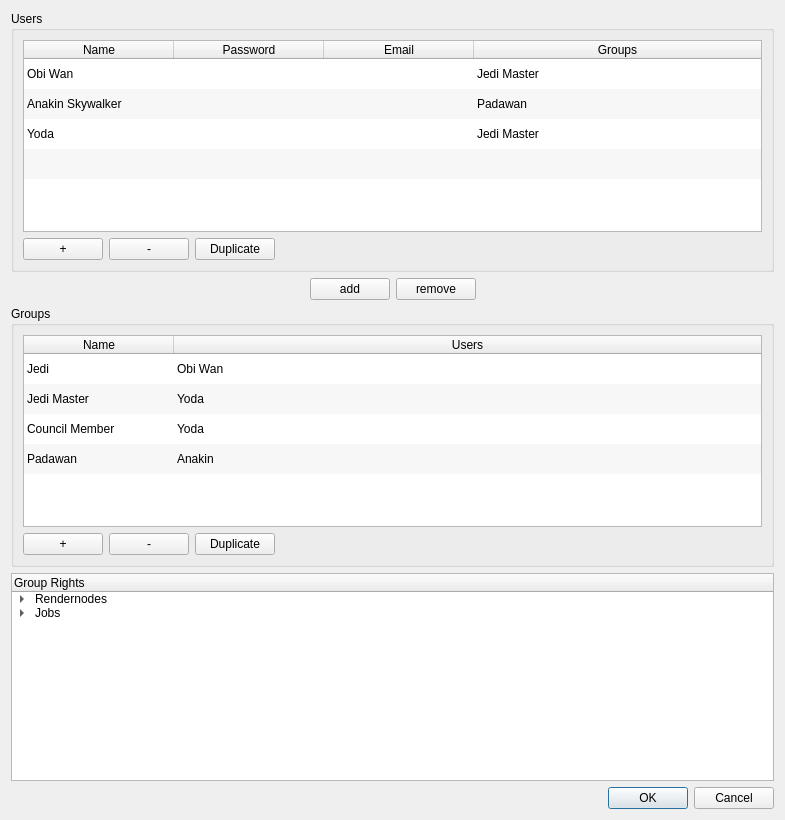
<?xml version="1.0" encoding="UTF-8"?>
<ui version="4.0">
 <class>Dialog</class>
 <widget class="QDialog" name="Dialog">
  <property name="geometry">
   <rect>
    <x>0</x>
    <y>0</y>
    <width>785</width>
    <height>820</height>
   </rect>
  </property>
  <property name="windowTitle">
   <string>Dialog</string>
  </property>
  <layout class="QVBoxLayout" name="verticalLayout_3">
   <item>
    <widget class="QGroupBox" name="groupBox">
     <property name="title">
      <string>Users</string>
     </property>
     <layout class="QVBoxLayout" name="verticalLayout">
      <item>
       <widget class="QTableWidget" name="tableWidget">
        <property name="alternatingRowColors">
         <bool>true</bool>
        </property>
        <property name="selectionBehavior">
         <enum>QAbstractItemView::SelectRows</enum>
        </property>
        <property name="showGrid">
         <bool>false</bool>
        </property>
        <attribute name="horizontalHeaderDefaultSectionSize">
         <number>150</number>
        </attribute>
        <attribute name="horizontalHeaderStretchLastSection">
         <bool>true</bool>
        </attribute>
        <attribute name="verticalHeaderVisible">
         <bool>false</bool>
        </attribute>
        <row>
         <property name="text">
          <string/>
         </property>
        </row>
        <row>
         <property name="text">
          <string/>
         </property>
        </row>
        <row>
         <property name="text">
          <string/>
         </property>
        </row>
        <row>
         <property name="text">
          <string/>
         </property>
        </row>
        <column>
         <property name="text">
          <string>Name</string>
         </property>
        </column>
        <column>
         <property name="text">
          <string>Password</string>
         </property>
        </column>
        <column>
         <property name="text">
          <string>Email</string>
         </property>
        </column>
        <column>
         <property name="text">
          <string>Groups</string>
         </property>
        </column>
        <item row="0" column="0">
         <property name="text">
          <string>Obi Wan</string>
         </property>
        </item>
        <item row="0" column="3">
         <property name="text">
          <string>Jedi Master</string>
         </property>
        </item>
        <item row="1" column="0">
         <property name="text">
          <string>Anakin Skywalker</string>
         </property>
        </item>
        <item row="1" column="3">
         <property name="text">
          <string>Padawan</string>
         </property>
        </item>
        <item row="2" column="0">
         <property name="text">
          <string>Yoda</string>
         </property>
        </item>
        <item row="2" column="3">
         <property name="text">
          <string>Jedi Master</string>
         </property>
        </item>
       </widget>
      </item>
      <item>
       <layout class="QHBoxLayout" name="horizontalLayout_2">
        <item>
         <widget class="QPushButton" name="pushButton">
          <property name="text">
           <string>+</string>
          </property>
         </widget>
        </item>
        <item>
         <widget class="QPushButton" name="pushButton_2">
          <property name="text">
           <string>-</string>
          </property>
         </widget>
        </item>
        <item>
         <widget class="QPushButton" name="pushButton_5">
          <property name="text">
           <string>Duplicate</string>
          </property>
         </widget>
        </item>
        <item>
         <spacer name="horizontalSpacer_3">
          <property name="orientation">
           <enum>Qt::Horizontal</enum>
          </property>
          <property name="sizeHint" stdset="0">
           <size>
            <width>40</width>
            <height>20</height>
           </size>
          </property>
         </spacer>
        </item>
       </layout>
      </item>
     </layout>
    </widget>
   </item>
   <item>
    <layout class="QHBoxLayout" name="horizontalLayout_3">
     <item>
      <spacer name="horizontalSpacer">
       <property name="orientation">
        <enum>Qt::Horizontal</enum>
       </property>
       <property name="sizeHint" stdset="0">
        <size>
         <width>40</width>
         <height>20</height>
        </size>
       </property>
      </spacer>
     </item>
     <item>
      <widget class="QPushButton" name="pushButton_7">
       <property name="text">
        <string>add</string>
       </property>
      </widget>
     </item>
     <item>
      <widget class="QPushButton" name="pushButton_8">
       <property name="text">
        <string>remove</string>
       </property>
      </widget>
     </item>
     <item>
      <spacer name="horizontalSpacer_2">
       <property name="orientation">
        <enum>Qt::Horizontal</enum>
       </property>
       <property name="sizeHint" stdset="0">
        <size>
         <width>40</width>
         <height>20</height>
        </size>
       </property>
      </spacer>
     </item>
    </layout>
   </item>
   <item>
    <widget class="QGroupBox" name="groupBox_2">
     <property name="title">
      <string>Groups</string>
     </property>
     <layout class="QVBoxLayout" name="verticalLayout_2">
      <item>
       <widget class="QTableWidget" name="tableWidget_2">
        <property name="alternatingRowColors">
         <bool>true</bool>
        </property>
        <property name="selectionBehavior">
         <enum>QAbstractItemView::SelectRows</enum>
        </property>
        <property name="showGrid">
         <bool>false</bool>
        </property>
        <attribute name="horizontalHeaderDefaultSectionSize">
         <number>150</number>
        </attribute>
        <attribute name="horizontalHeaderStretchLastSection">
         <bool>true</bool>
        </attribute>
        <attribute name="verticalHeaderVisible">
         <bool>false</bool>
        </attribute>
        <row>
         <property name="text">
          <string/>
         </property>
        </row>
        <row>
         <property name="text">
          <string/>
         </property>
        </row>
        <row>
         <property name="text">
          <string/>
         </property>
        </row>
        <row>
         <property name="text">
          <string/>
         </property>
        </row>
        <column>
         <property name="text">
          <string>Name</string>
         </property>
        </column>
        <column>
         <property name="text">
          <string>Users</string>
         </property>
        </column>
        <item row="0" column="0">
         <property name="text">
          <string>Jedi</string>
         </property>
        </item>
        <item row="0" column="1">
         <property name="text">
          <string>Obi Wan</string>
         </property>
        </item>
        <item row="1" column="0">
         <property name="text">
          <string>Jedi Master</string>
         </property>
        </item>
        <item row="1" column="1">
         <property name="text">
          <string>Yoda</string>
         </property>
        </item>
        <item row="2" column="0">
         <property name="text">
          <string>Council Member</string>
         </property>
        </item>
        <item row="2" column="1">
         <property name="text">
          <string>Yoda</string>
         </property>
        </item>
        <item row="3" column="0">
         <property name="text">
          <string>Padawan</string>
         </property>
        </item>
        <item row="3" column="1">
         <property name="text">
          <string>Anakin</string>
         </property>
        </item>
       </widget>
      </item>
      <item>
       <layout class="QHBoxLayout" name="horizontalLayout">
        <item>
         <widget class="QPushButton" name="pushButton_3">
          <property name="text">
           <string>+</string>
          </property>
         </widget>
        </item>
        <item>
         <widget class="QPushButton" name="pushButton_4">
          <property name="text">
           <string>-</string>
          </property>
         </widget>
        </item>
        <item>
         <widget class="QPushButton" name="pushButton_6">
          <property name="text">
           <string>Duplicate</string>
          </property>
         </widget>
        </item>
        <item>
         <spacer name="horizontalSpacer_4">
          <property name="orientation">
           <enum>Qt::Horizontal</enum>
          </property>
          <property name="sizeHint" stdset="0">
           <size>
            <width>40</width>
            <height>20</height>
           </size>
          </property>
         </spacer>
        </item>
       </layout>
      </item>
     </layout>
    </widget>
   </item>
   <item>
    <widget class="QTreeWidget" name="treeWidget">
     <column>
      <property name="text">
       <string>Group Rights</string>
      </property>
     </column>
     <item>
      <property name="text">
       <string>Rendernodes</string>
      </property>
      <property name="flags">
       <set>ItemIsSelectable|ItemIsEditable|ItemIsDragEnabled|ItemIsUserCheckable|ItemIsEnabled</set>
      </property>
      <item>
       <property name="text">
        <string>Open Rendernode Panel</string>
       </property>
       <property name="checkState">
        <enum>PartiallyChecked</enum>
       </property>
      </item>
      <item>
       <property name="text">
        <string>Pause Rendernode</string>
       </property>
       <property name="checkState">
        <enum>Checked</enum>
       </property>
      </item>
      <item>
       <property name="text">
        <string>Open VNC</string>
       </property>
       <property name="checkState">
        <enum>Checked</enum>
       </property>
      </item>
      <item>
       <property name="text">
        <string>Open XTerm</string>
       </property>
       <property name="checkState">
        <enum>Checked</enum>
       </property>
      </item>
     </item>
     <item>
      <property name="text">
       <string>Jobs</string>
      </property>
      <item>
       <property name="text">
        <string>Open Jobs Panel</string>
       </property>
       <property name="checkState">
        <enum>PartiallyChecked</enum>
       </property>
      </item>
      <item>
       <property name="text">
        <string>Restart</string>
       </property>
       <property name="checkState">
        <enum>Checked</enum>
       </property>
      </item>
     </item>
    </widget>
   </item>
   <item>
    <widget class="QDialogButtonBox" name="buttonBox">
     <property name="orientation">
      <enum>Qt::Horizontal</enum>
     </property>
     <property name="standardButtons">
      <set>QDialogButtonBox::Cancel|QDialogButtonBox::Ok</set>
     </property>
    </widget>
   </item>
  </layout>
 </widget>
 <resources/>
 <connections>
  <connection>
   <sender>buttonBox</sender>
   <signal>accepted()</signal>
   <receiver>Dialog</receiver>
   <slot>accept()</slot>
   <hints>
    <hint type="sourcelabel">
     <x>248</x>
     <y>254</y>
    </hint>
    <hint type="destinationlabel">
     <x>157</x>
     <y>274</y>
    </hint>
   </hints>
  </connection>
  <connection>
   <sender>buttonBox</sender>
   <signal>rejected()</signal>
   <receiver>Dialog</receiver>
   <slot>reject()</slot>
   <hints>
    <hint type="sourcelabel">
     <x>316</x>
     <y>260</y>
    </hint>
    <hint type="destinationlabel">
     <x>286</x>
     <y>274</y>
    </hint>
   </hints>
  </connection>
 </connections>
</ui>
